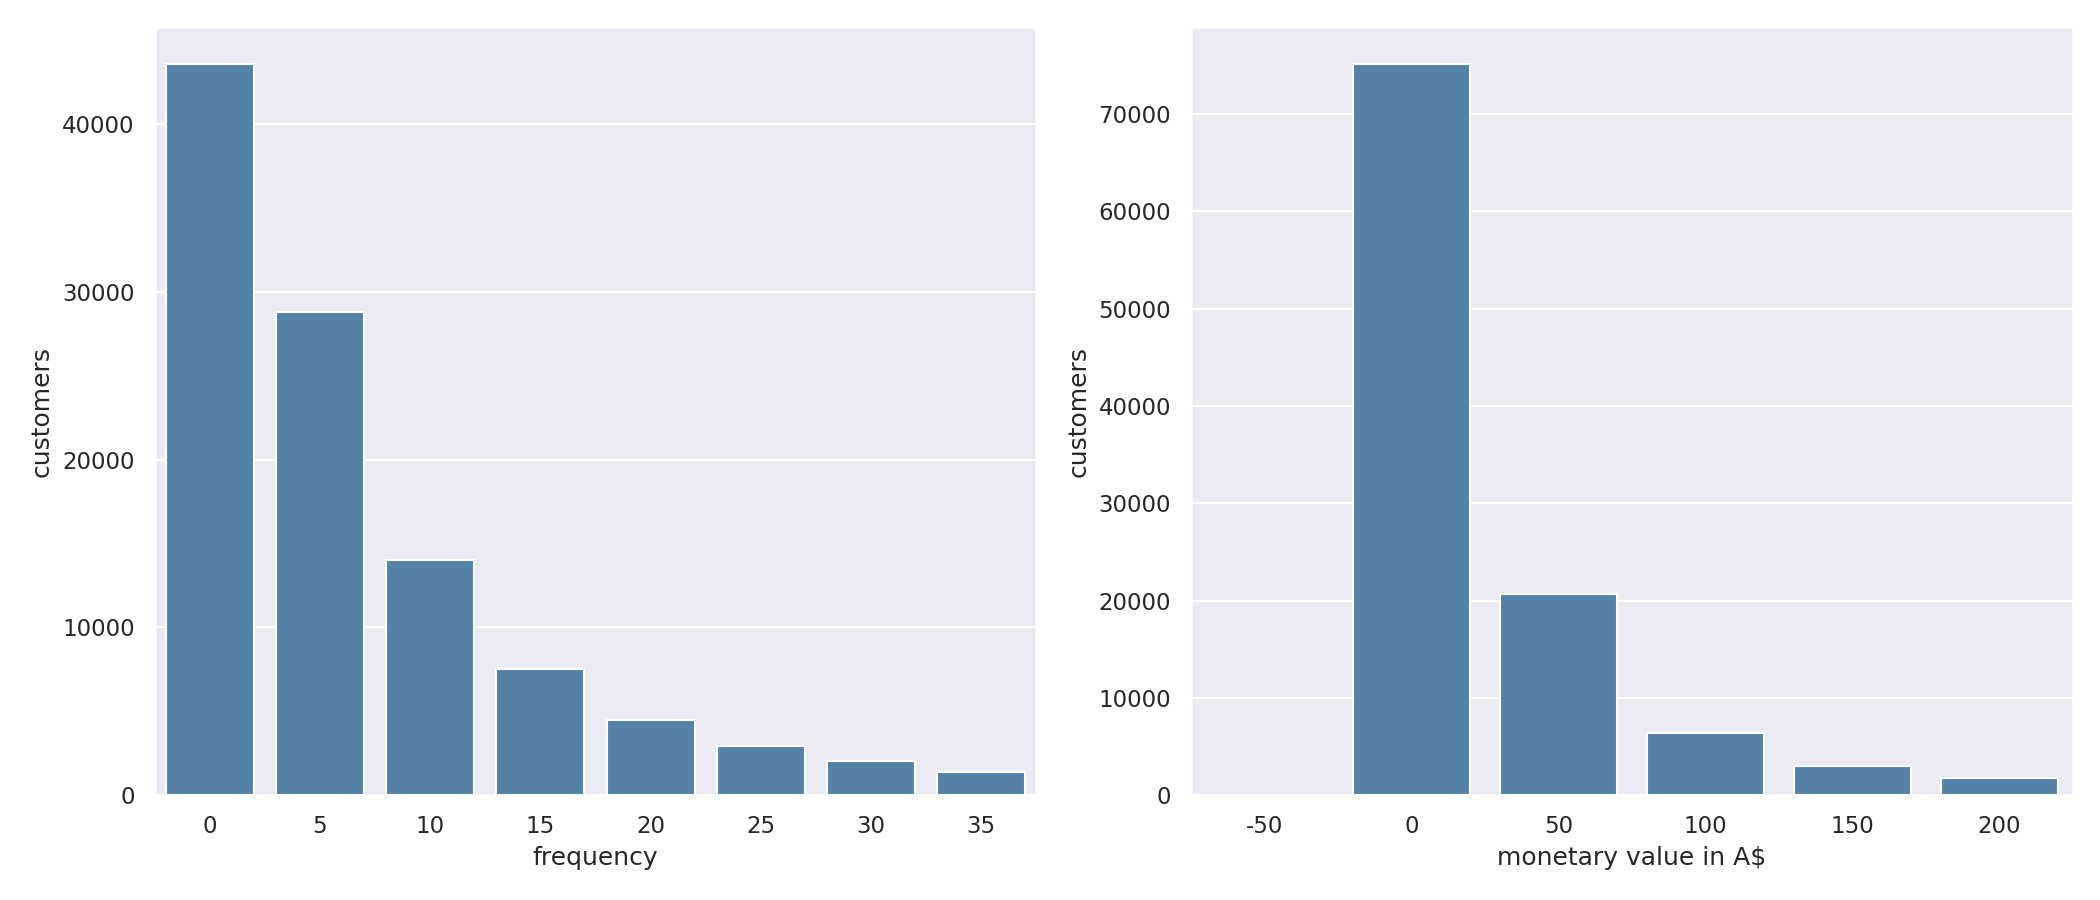

This figure's Python source:
import pandas as pd
import matplotlib.pyplot as plt
import seaborn as sns
from sqlalchemy import create_engine

# ── Database connection ───────────────────────────────────────────────────────
engine = create_engine(
    "postgresql+psycopg2://amdemuyn:mysecretpassword@localhost:5432/piscineds"
)

# ── Query: purchase frequency per customer ────────────────────────────────────
freq_df = pd.read_sql("""
    SELECT user_id, COUNT(*) AS frequency
    FROM customers
    WHERE event_type = 'purchase'
    GROUP BY user_id;
""", engine)

# ── Query: total spend (monetary value) per customer ─────────────────────────
spend_df = pd.read_sql("""
    SELECT user_id, SUM(price) AS monetary
    FROM customers
    WHERE event_type = 'purchase'
    GROUP BY user_id;
""", engine)

# ── Bin the data to match the subject's histogram-style bar charts ─────────────
# Left chart: frequency bins of width 5 (0-5, 5-10, 10-15 ...), cap at ~40
freq_bins  = range(0, 45, 5)
freq_df["freq_bin"] = pd.cut(freq_df["frequency"], bins=freq_bins, right=False)
freq_counts = freq_df.groupby("freq_bin", observed=True).size().reset_index(name="customers")
freq_counts["bin_label"] = freq_counts["freq_bin"].apply(lambda x: int(x.left))

# Right chart: monetary bins of width 50 (0-50, 50-100 ...), cap at ~250
spend_bins = range(-50, 300, 50)
spend_df["spend_bin"] = pd.cut(spend_df["monetary"], bins=spend_bins, right=False)
spend_counts = spend_df.groupby("spend_bin", observed=True).size().reset_index(name="customers")
spend_counts["bin_label"] = spend_counts["spend_bin"].apply(lambda x: int(x.left))

# ── Plot ──────────────────────────────────────────────────────────────────────
sns.set_theme(style="darkgrid")
fig, (ax1, ax2) = plt.subplots(1, 2, figsize=(14, 6))

# Left: frequency
sns.barplot(data=freq_counts, x="bin_label", y="customers", ax=ax1, color="steelblue")
ax1.set_xlabel("frequency")
ax1.set_ylabel("customers")
ax1.tick_params(axis="x", rotation=0)

# Right: monetary value
sns.barplot(data=spend_counts, x="bin_label", y="customers", ax=ax2, color="steelblue")
ax2.set_xlabel("monetary value in A$")
ax2.set_ylabel("customers")
ax2.tick_params(axis="x", rotation=0)

plt.tight_layout()
plt.savefig("Building.png", dpi=150)
plt.show()
print("Chart saved to Building.png")
